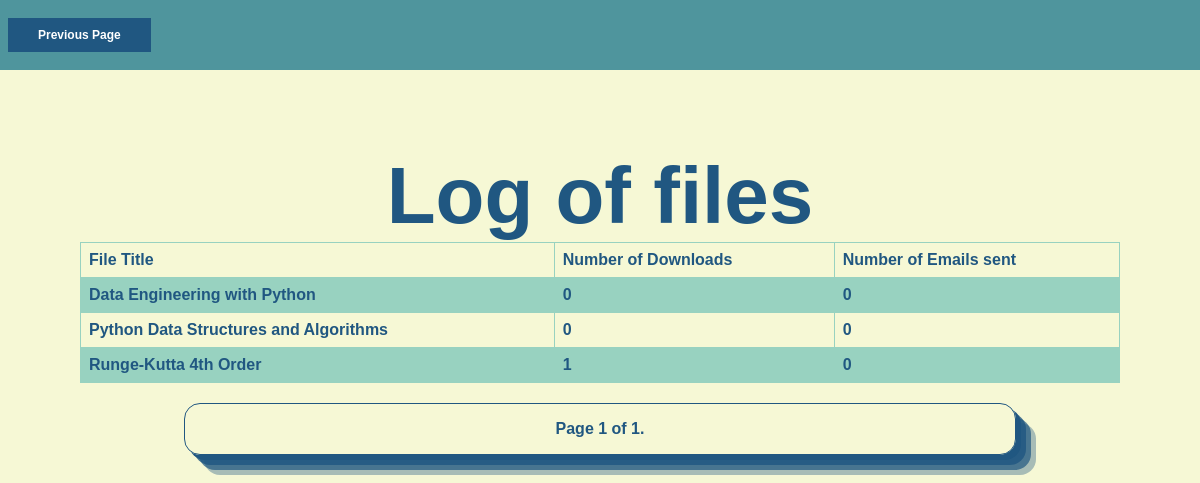
/file/logs/ (signed in), run on the app's committed database.
### filesystem/models.py (models this page shows, shortened)
class FileModels(models.Model):
    title = models.CharField(max_length=100)
    description = models.TextField()
    file = models.FileField(upload_to='files')
    downloads = models.PositiveIntegerField(default=0)
    emails_sent = models.IntegerField(default=0)
    thumbnail = models.FileField(upload_to='thumbnails', null=True, blank=True)
    path = models.CharField(max_length=200, blank=True, null=True)

### filesystem/views.py (the view)
# urls.py: path('logs/', views.log, name='logs'),
@login_required
def log(request):
    user = CustomUser.objects.get(pk=request.user.pk)
    if user.is_superuser:
        files = FileModels.objects.all()
        paginator = Paginator(files, 10)
        page_number = request.GET.get('page')
        page_obj = paginator.get_page(page_number)
        return render(request, 'filesystem/logs.html', {'files': files, 'page_obj': page_obj})
    else:
        return HttpResponseForbidden('<h1>You are not authorised to view this page</h1>')

### filesystem/templates/filesystem/logs.html (shortened to what this page needs)
{% extends 'filesystem/base.html' %}
{% load static %}
{% block head %}
    <link rel="stylesheet" href="{% static '/filesystem/index.css' %}">
{% endblock %}
{% block content %}
    <div class="header">
        <p class="custom-button"><a href="{% url 'filesystem:upload_list' %}">Previous Page</a></p>
    </div>
    <div class="main">
        <h1>Log of files</h1>
        <table>
            <tr>
                <th>File Title</th>
                <th>Number of Downloads</th>
                <th>Number of Emails sent</th>
            </tr>
            {% for file in page_obj %}
            <tr>
                <td>{{ file.title }}</td>
                <td>{{ file.downloads }}</td>
                <td>{{ file.emails_sent }}</td>
            </tr>
            {% endfor %}
        </table>
        <div class="pagination">
            <span class="step-links">
                <span class="current">
                    Page {{ page_obj.number }} of {{ page_obj.paginator.num_pages }}.
                </span>
            </span>
        </div>
    </div>
{% endblock %}

### filesystem/static/filesystem/index.css (style rules this page uses)
* { box-sizing: border-box; font-family: 'Alegreya Sans', sans-serif; margin: 0; padding: 0; color: #205781; }
body { background-color: #F6F8D5; align-items: center; min-height: 100vh; }
.header, .footer { display: flex; align-items: center; justify-content: space-between; background-color: #4F959D; font-weight: bold; font-size: 12px; width: 100%; color: #FFFFFF; padding: .5rem; text-align: center; }
.header a, .footer a { color: #FFFFFF; text-decoration: none; margin: 0 10px; }
.pagination { display: flex; justify-content: center; align-items: center; margin-top: 20px; }
.custom-button { padding: 10px 20px; background-color: #205781; border: none; cursor: pointer; text-align: center; display: inline-block; margin: 10px 0; text-decoration: none; color: #FFFFFF; }
.custom-button a { text-decoration: none; color: #FFFFFF; }
.main { padding: 5rem; font-weight: 700; font-size: 16px; display: flex; flex-direction: column; justify-content: center; align-items: center; }
.main> div { width: 80%; padding: 1rem; border-radius: 1rem; border: 1px solid #205781; box-shadow: #205781 5px 5px, #205781cc 10px 10px, #205781b3 15px 15px, #2057815f 20px 20px, #20578100 25px 25px; }
.main h1 { font-weight: 700; font-size: 80px; }
table { border-collapse: collapse; width: 100%; }
td, th { border: 1px solid #98D2C0; text-align: left; padding: 8px; }
tr:nth-child(even) { background-color: #98D2C0; }
.pagination { display: flex; justify-content: center; align-items: center; }

### data on the page
FileModels: title "Data Engineering with Python", downloads "0", emails_sent "0"
FileModels: title "Python Data Structures and Algorithms", downloads "0", emails_sent "0"
FileModels: title "Runge-Kutta 4th Order", downloads "1", emails_sent "0"

### other printed values
{{ page_obj.number }} "1"
{{ page_obj.paginator.num_pages }} "1"
